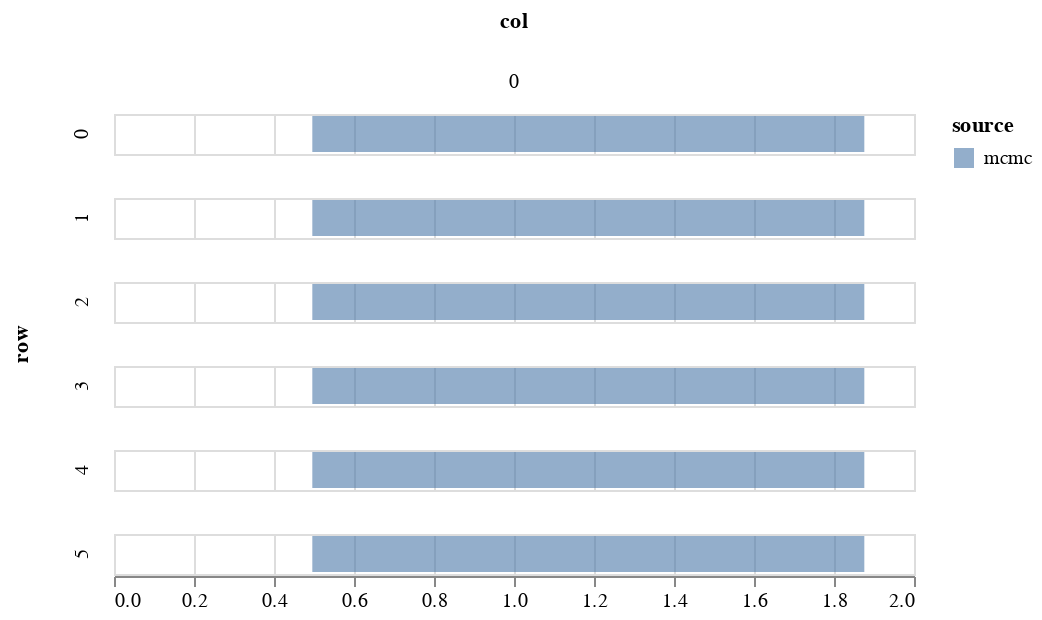

Source (notebook cell):
### Markdown cell above
## chart overlaying quantiles with real data

### Code cell
param = 'beta'
df = get_post_df(ps[param])
df_quant = df.groupby(['row', 'col'])[['value']].quantile(0.025).reset_index()
df_quant.rename({'value':'q1'}, axis=1, inplace=True)
df_quant2 = df.groupby(['row', 'col'])[['value']].quantile(0.975).reset_index()
df_quant2.rename({'value':'q2'}, axis=1, inplace=True)

df = df_quant.merge(df_quant2, on=['row', 'col'])

# simple quantile chart
df['source'] = 'mcmc'
df['index'] = 'r_' + df.row.astype(str)+'.c_'+df.col.astype(str)
df = df.loc[:,['index', 'q1', 'q2']]
df['source'] = 'mcmc'
dd = pd.DataFrame(exp_data.raw_data['beta'], columns=['data'])
dd['col'] = 0
dd['row'] = np.arange(6)
dd['index'] = 'r_' + dd.row.astype(str)+'.c_'+dd.col.astype(str)
dd = dd.loc[:,['index', 'data']]
plot_data = df.merge(dd, on=['index'])

c1 = alt.Chart(plot_data).mark_bar(opacity=0.6).encode(
    alt.X('q1', title=None,  scale=alt.Scale(domain=[-2,2])),
    alt.X2('q2', title=None),
    alt.Color('source'),    
)
    

c2 = alt.Chart(plot_data).mark_point(opacity=1, color='red').encode(
        alt.X('data', title=None),
)
(c1+c2).facet(
       'index',
    columns=1
    )

### Figure 1 — Vega-Lite specification as saved in the notebook (floating-point values rounded to 4 significant figures)
{"config": {"view": {"continuousWidth": 400, "continuousHeight": 300}}, "data": {"name": "data-45834a78ef672ace7e2a1315857982eb"}, "mark": {"type": "bar", "opacity": 0.6}, "encoding": {"color": {"type": "nominal", "field": "source"}, "column": {"type": "quantitative", "field": "col"}, "row": {"type": "quantitative", "field": "row"}, "x": {"type": "quantitative", "field": "q1", "title": null}, "x2": {"field": "q2", "title": null}}, "$schema": "https://vega.github.io/schema/vega-lite/v4.8.1.json", "datasets": {"data-45834a78ef672ace7e2a1315857982eb": [{"row": 0, "col": 0, "q1": 0.4958, "q2": 1.876, "source": "mcmc"}, {"row": 1, "col": 0, "q1": 0.4958, "q2": 1.876, "source": "mcmc"}, {"row": 2, "col": 0, "q1": 0.4958, "q2": 1.876, "source": "mcmc"}, {"row": 3, "col": 0, "q1": 0.4958, "q2": 1.876, "source": "mcmc"}, {"row": 4, "col": 0, "q1": 0.4958, "q2": 1.876, "source": "mcmc"}, {"row": 5, "col": 0, "q1": 0.4958, "q2": 1.876, "source": "mcmc"}]}}
